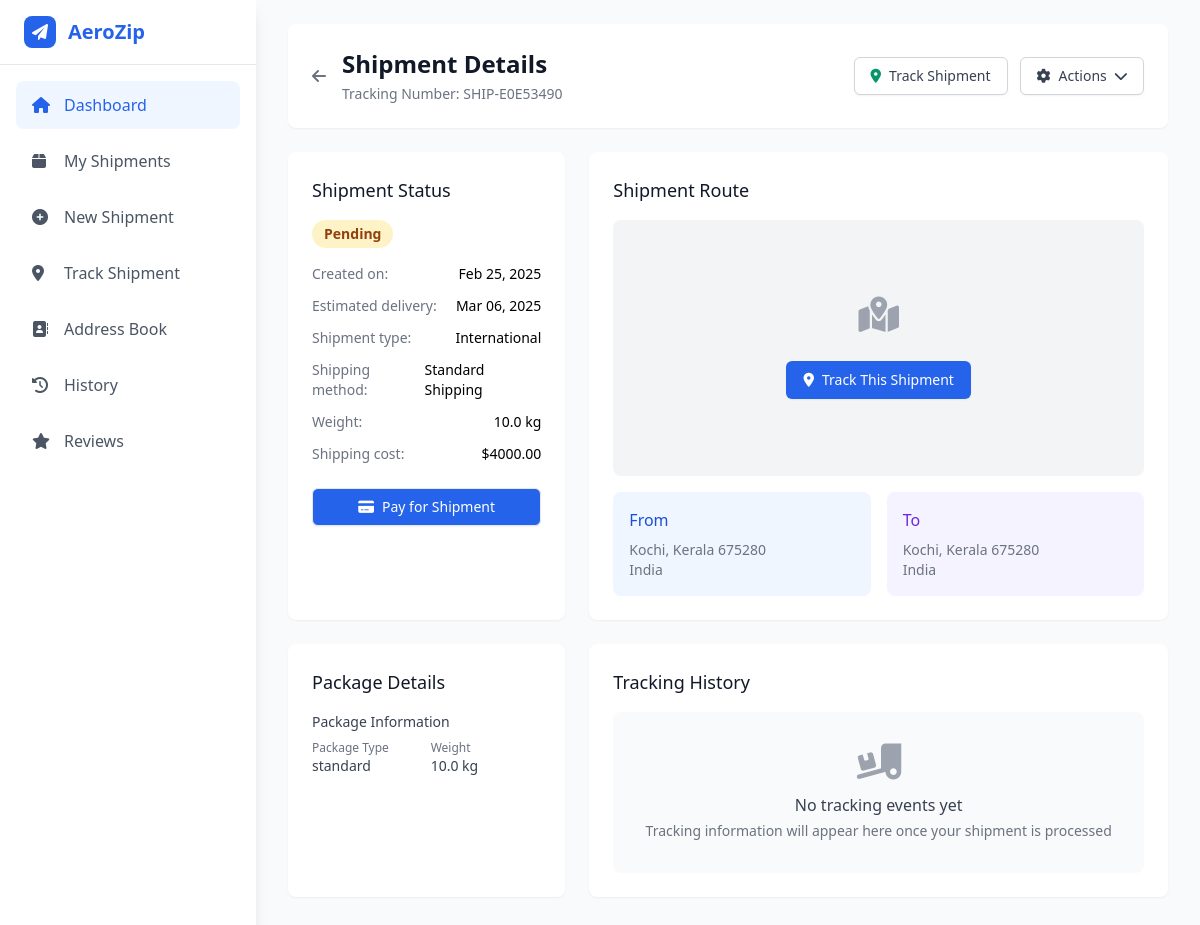
The app's page /shipments/2/ (signed in), older data.
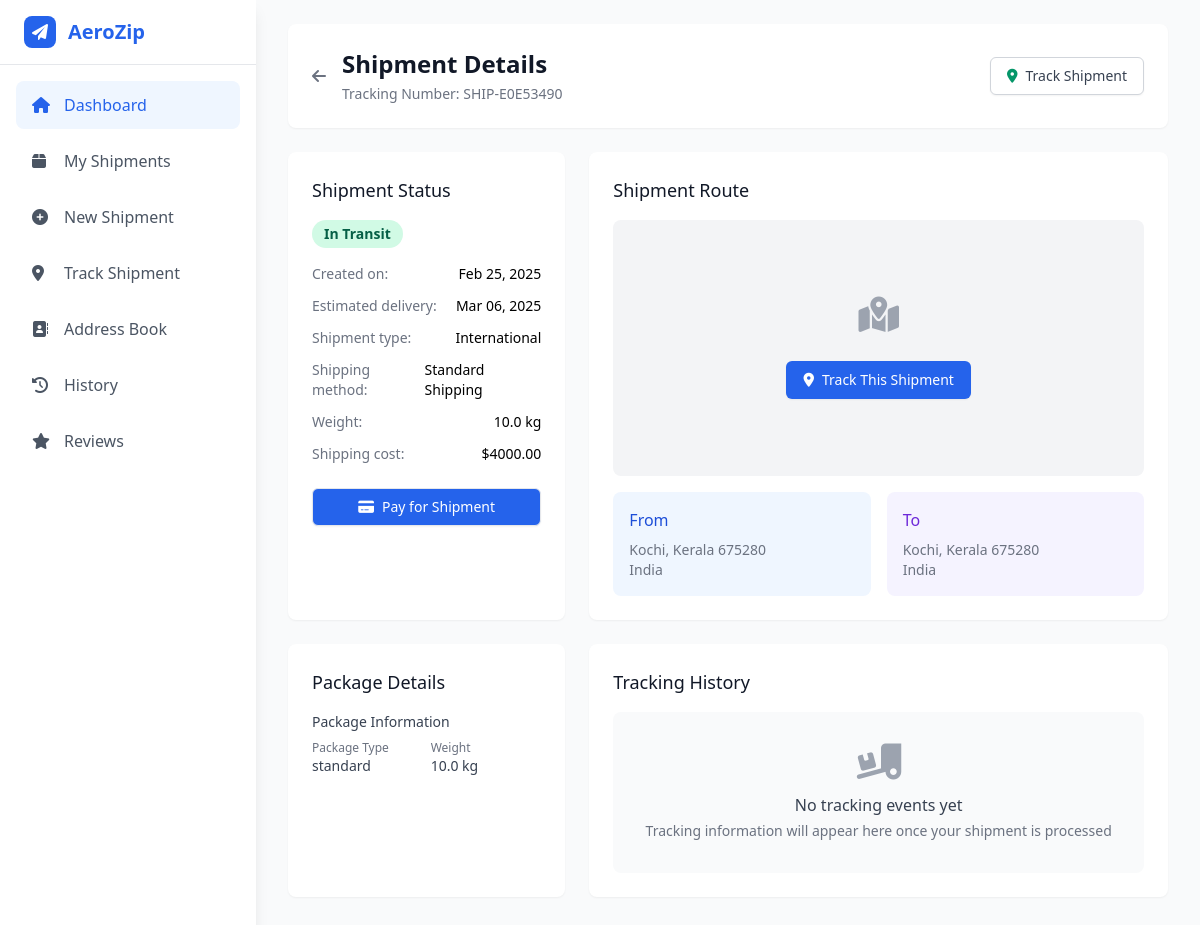
The same page, newer data.
### users/views.py (the view)
# urls.py: path('shipments/<int:pk>/',shipment_details,name='shipment_view'),
def shipment_details(request, pk):
    shipment = get_object_or_404(Shipment, id=pk, user=request.user)
    payment_exists = Payment.objects.filter(shipment=shipment, status='completed').exists()
    context = {
        'shipment': shipment,
        'payment_exists': payment_exists
    }
    return render(request, 'view_shipment.html', context)

### users/templates/view_shipment.html (shortened to what the changed rows need)
{% extends 'user_home.html' %}
{% block content %}
<div class="min-h-screen bg-gray-50">
    <div class="max-w-7xl mx-auto px-4 sm:px-6 lg:px-8 py-6">
        <div class="mb-6">
            <div class="bg-white rounded-lg shadow-sm p-6">
                <div class="flex items-center justify-between">
                    <div class="flex items-center">
                        <div>
                            <h1 class="text-2xl font-bold text-gray-900">Shipment Details</h1>
                        </div>
                    </div>
                    <div class="flex space-x-3">
                        {% if shipment.status == 'pending' or shipment.status == 'processing' %}
                        <div class="relative" x-data="{ open: false }">
                            <button @click="open = !open" class="inline-flex items-center px-4 py-2 border border-gray-300 rounded-md shadow-sm text-sm font-medium text-gray-700 bg-white hover:bg-gray-50 focus:outline-none focus:ring-2 focus:ring-offset-2 focus:ring-blue-500">
                                <i class="fas fa-cog mr-2"></i>
                                Actions
                                <i class="fas fa-chevron-down ml-2"></i>
                            </button>
                        </div>
                        {% endif %}
                    </div>
                </div>
            </div>
        </div>
        <div class="grid grid-cols-1 lg:grid-cols-3 gap-6 mb-6">
            <div class="bg-white rounded-lg shadow-sm p-6">
                <h2 class="text-lg font-medium text-gray-900 mb-4">Shipment Status</h2>
                <div class="flex items-center mb-4">
                    {% if shipment.status == 'pending' %}
                    <span class="px-3 py-1 inline-flex text-sm leading-5 font-semibold rounded-full bg-yellow-100 text-yellow-800">
                        Pending
                    </span>
                    {% elif shipment.status == 'processing' %}
                    <span class="px-3 py-1 inline-flex text-sm leading-5 font-semibold rounded-full bg-yellow-100 text-yellow-800">
                        Processing
                    </span>
                    {% elif shipment.status == 'in_transit' %}
                    <span class="px-3 py-1 inline-flex text-sm leading-5 font-semibold rounded-full bg-green-100 text-green-800">
                        In Transit
                    </span>
                    {% elif shipment.status == 'out_for_delivery' %}
                    <span class="px-3 py-1 inline-flex text-sm leading-5 font-semibold rounded-full bg-blue-100 text-blue-800">
                        Out for Delivery
                    </span>
                    {% elif shipment.status == 'delivered' %}
                    <span class="px-3 py-1 inline-flex text-sm leading-5 font-semibold rounded-full bg-purple-100 text-purple-800">
                        Delivered
                    </span>
                    {% elif shipment.status == 'cancelled' %}
                    <span class="px-3 py-1 inline-flex text-sm leading-5 font-semibold rounded-full bg-red-100 text-red-800">
                        Cancelled
                    </span>
                    {% endif %}
                </div>
            </div>
            <div class="bg-white rounded-lg shadow-sm p-6 lg:col-span-2">
                <h2 class="text-lg font-medium text-gray-900 mb-4">Shipment Route</h2>
            </div>
        </div>
        <div class="grid grid-cols-1 lg:grid-cols-3 gap-6 mb-6">
            <div class="bg-white rounded-lg shadow-sm p-6">
                <h2 class="text-lg font-medium text-gray-900 mb-4">Package Details</h2>
            </div>
            <div class="bg-white rounded-lg shadow-sm p-6 lg:col-span-2">
                <h2 class="text-lg font-medium text-gray-900 mb-4">Tracking History</h2>
            </div>
        </div>
    </div>
</div>
{% endblock %}

Row changes from the older to the newer data that the page shows:
changed Shipment "SHIP-E0E53490": status "pending" → "in_transit" (drawn)
Text that changed along with them:
text no longer shown: "Actions Pending"
text now shown: "In Transit"
